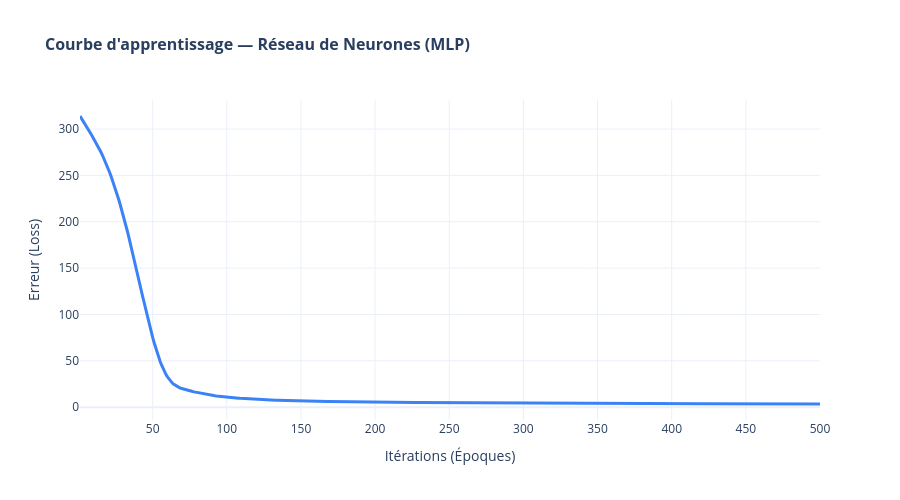

The notebook cell saved with this chart:
### Markdown cell above
### 3. Modélisation Vision / Deep Learning (CNN & TensorFlow)

Notre dataset Automobile contient des chiffres dans un tableau — pas des images.
Un CNN est fait pour analyser des photos, donc il ne s'applique pas ici.

À la place, on utilise un **MLP (réseau de neurones)** qui fonctionne très bien
sur des données comme les nôtres. Il apprend à trouver des relations complexes
entre les variables pour prédire le MPG.

### Code cell
import os
import pandas as pd
import plotly.graph_objects as go
from sklearn.model_selection import train_test_split
from sklearn.preprocessing import StandardScaler
from sklearn.neural_network import MLPRegressor
from sklearn.metrics import r2_score

# 1. L'ANTIDOTE : Chargement et découpage des données
df = pd.read_csv('../data/processed/cleaned_data_sample.csv')
X = df.drop(columns=['mpg', 'mpg_category'], errors='ignore')
y = df['mpg']

# On recrée X_train, X_test, y_train, y_test
X_train, X_test, y_train, y_test = train_test_split(X, y, test_size=0.2, random_state=42)

# 2. Normalisation - obligatoire pour les réseaux de neurones
scaler = StandardScaler()
X_train_scaled = scaler.fit_transform(X_train)
X_test_scaled = scaler.transform(X_test)

# 3. Entraînement du Réseau de neurones (MLP)
mlp_model = MLPRegressor(
    hidden_layer_sizes=(64, 32),
    activation='relu',
    max_iter=500,
    random_state=42
)
mlp_model.fit(X_train_scaled, y_train)
y_pred_mlp = mlp_model.predict(X_test_scaled)

print("✅ Réseau de neurones entraîné !")
print(f"Nombre de couches  : {mlp_model.n_layers_}")
print(f"Nombre d'itérations : {mlp_model.n_iter_}")
print(f"R² MLP             : {r2_score(y_test, y_pred_mlp):.3f}")

# 4. Visualisation de la Courbe d'apprentissage avec PLOTLY
fig = go.Figure()

fig.add_trace(go.Scatter(
    x=list(range(1, len(mlp_model.loss_curve_) + 1)),
    y=mlp_model.loss_curve_,
    mode='lines',
    name='Erreur (Loss)',
    line=dict(color='#3b82f6', width=3) 
))

fig.update_layout(
    title_text="<b>Courbe d'apprentissage — Réseau de Neurones (MLP)</b>",
    title_font_size=16,
    xaxis_title="Itérations (Époques)",
    yaxis_title="Erreur (Loss)",
    template="plotly_white",             
    height=500,
    hovermode="x unified"               
)

# 5. Sauvegarde en format Web Interactif (.html)
output_dir = '../data/processed'
os.makedirs(output_dir, exist_ok=True)
html_path = os.path.join(output_dir, 'mlp_loss_curve.html')
fig.write_html(html_path)

print(f"✅ Graphique interactif sauvegardé : {html_path}")

# Affichage interactif
fig.show()

### Figure 1 — Plotly figure (JSON) as saved in the notebook; plotly's stock layout.template omitted (floating-point values rounded to 4 significant figures; data arrays with more than 128 entries replaced by an {"elided": "..."} marker saying what was removed)
{"data": [{"line": {"color": "#3b82f6", "width": 3}, "mode": "lines", "name": "Erreur (Loss)", "type": "scatter", "x": {"elided": "500 int values"}, "y": {"elided": "500 float values"}}], "layout": {"height": 500, "hovermode": "x unified", "title": {"font": {"size": 16}, "text": "<b>Courbe d'apprentissage — Réseau de Neurones (MLP)</b>"}, "xaxis": {"title": {"text": "Itérations (Époques)"}}, "yaxis": {"title": {"text": "Erreur (Loss)"}}}}
